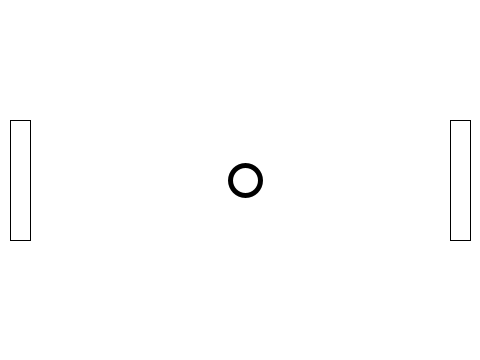
Frame 1 (no input)
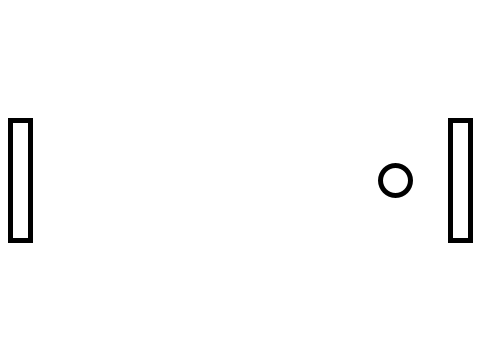
Frame 60 (the mouse pressed at the canvas centre just before this capture)
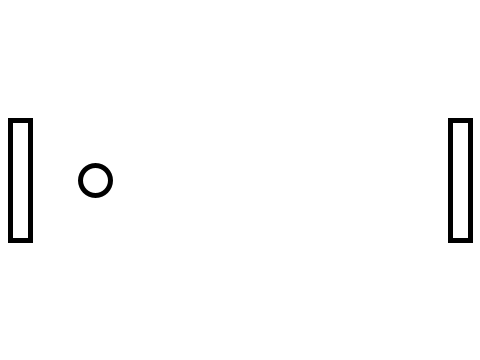
Frame 120 (the mouse held since frame 60 and released just before this capture)

The Processing sketch that drew these frames (run headless with seeded random() and noise(); from frame 60 on, the mouse is pressed at the canvas centre):

// Processing sketch: myPongWithBlockMovableInteractive
// ── myPongWithBlockMovableInteractive.pde
//myPongWithBlockMovableInteractive

class Block {
  
  int x;
  int y;
  int w;
  int h;
  char up;
  char down;
      
  Block(int x_, int y_, int w_, int h_, char up_, char down_) {
    x = x_;
    y = y_;
    w = w_;
    h = h_;
    up = up_;
    down = down_;
  }
  
  void update(char key) {
    if (key == up) {
      y -= 10;
      y = constrain(y, 0, height);
    }
    else if (key == down) {
      y += 10;
      y = constrain(y, 0, height - h);
    }
  }
  
  void display() {
    rect(x, y, w, h);
  }
}

class Ball {
    PVector location;
    PVector velocity;
    PVector acceleration;
    
    float radius = 15;

    Ball() {
        location = new PVector(width / 2, height / 2);
        velocity = new PVector(5, 0);
        acceleration = new PVector(0, 0);
    }

    void move() {
        velocity.add(acceleration);
        location.add(velocity);

        //오른쪽 벽에 닿이면
        if (location.x > width - radius) {
            location.x = width - radius;
            velocity.x = - velocity.x;
        }
        //왼쪽 벽에 닿이면
        else if (location.x < 0 + radius) {
            location.x = radius;
            velocity.x = - velocity.x;
        }
        //아래쪽 바닥에 닿이면
        if (location.y > height - radius) {
            location.y = height - radius;
            velocity.y = - 0.9 * velocity.y;
        }
        //위쪽 천장에 닿이면
        else if (location.y < 0 + radius) {
            location.y = radius;
            velocity.y = - 0.9 * velocity.y;
        }
    }

    void display() {
        strokeWeight(5);
        ellipseMode(RADIUS);
        ellipse(location.x, location.y, radius, radius);
        println("acceleration:" + acceleration.x + ", " + acceleration.y);
    }
    
    boolean isColliding(Block b) {
          //borders
          float left = b.x - radius;
          float right = b.x + b.w + radius;
          float top = b.y - radius;
          float bottom = b.y  + b.h + radius;
          if ((location.x > left) && (location.x < right) && (location.y > top) && (location.y < bottom)){
            return true;
          }
          else {
            return false;
          }
    }
    
    
}

Ball ball;
Block left;
Block right;

void setup() {
    size(480, 360);
    smooth();
    background(255);
    ball = new Ball();
    left = new Block(10, 120, 20, 120, 'q', 'a');
    right = new Block(width - 10 - 20, 120, 20, 120, 'p', 'l');
}

void draw() {
    background(255);
    noFill();
    ball.move();
    if (ball.isColliding(left)) {
      fill(100);
      left.display();
      ball.display();
      noFill();
      right.display();
    }
    else if (ball.isColliding(right)) {
      fill(100);
      right.display();
      ball.display();
      noFill();
      left.display();
    }
    else {
      left.display();
      right.display();
      ball.display();
    }
   
}

void keyPressed() {
  left.update(key);
  right.update(key);
}
